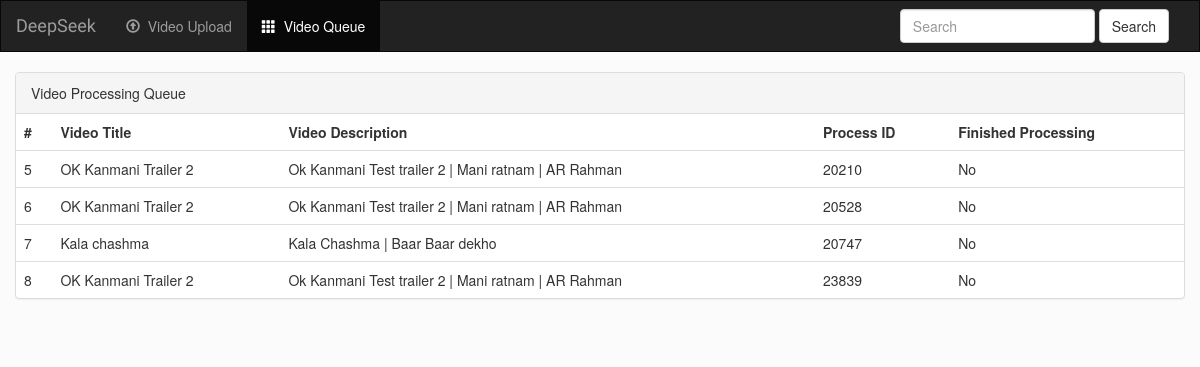
The page /deepseek/video/queue/ on the database as committed earlier.
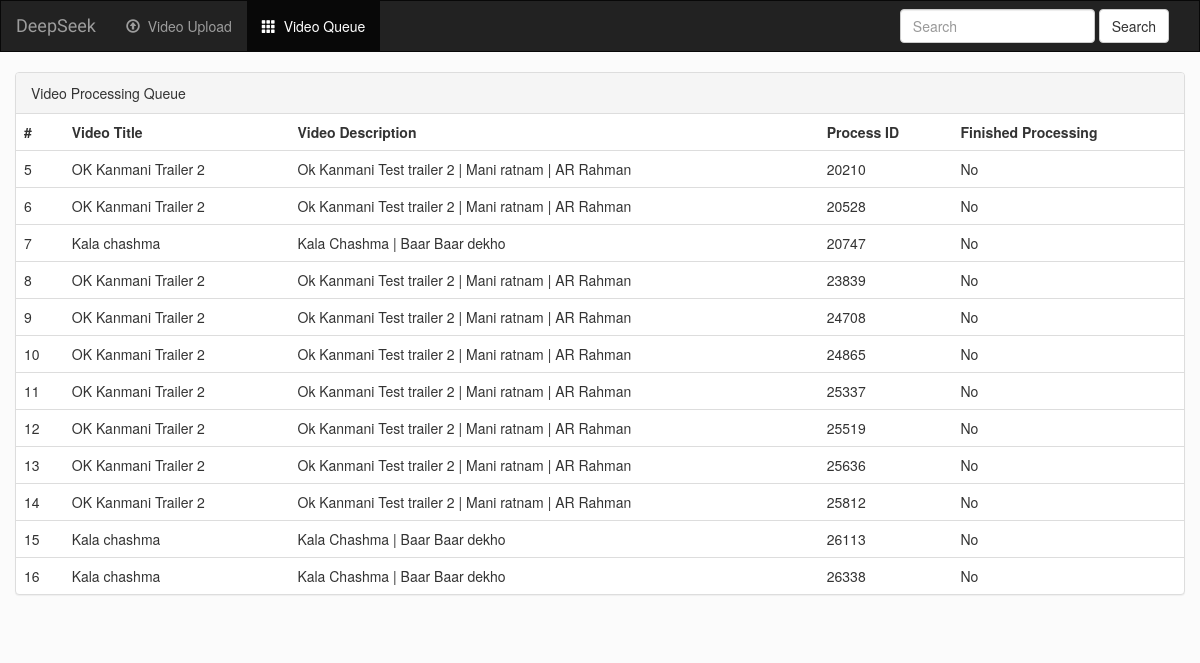
The same page on the database as committed later.
### deepseek/models.py (models this page shows, shortened)
class Video(models.Model):
	name = models.CharField(max_length=250)
	description = models.CharField(max_length=500)
	video_path = models.FileField(upload_to='temp')
	process_id = models.IntegerField(default=0)
	is_finish_process = models.BooleanField(default=False)

### deepseek/views.py (the view)
# urls.py: url(r'video/queue/', views.VideoQueue, name='video-queue'),
def VideoQueue(request):
	queue = Video.objects.filter(process_id__gt = 0)
	return render(request, 'deepseek/queue.html', { 'queue_list': queue })

### deepseek/templates/deepseek/queue.html (shortened to what this page needs)
{% extends 'deepseek/base.html' %}
{% block video_queue %} active {% endblock %}
{% block body %}
<div class="row">
<div class="panel panel-default">
  <div class="panel-heading">Video Processing Queue</div>
  <table class="table">
  <tr>
  	<th>#</th>
  	<th>Video Title</th>
  	<th>Video Description</th>
  	<th>Process ID</th>
  	<th>Finished Processing</th>
  </tr>
  {% for video in queue_list %}
  <tr>
  	<td>{{ video.id }}</td>
  	<td>{{ video.name }}</td>
  	<td>{{ video.description }}</td>
  	<td>{{ video.process_id }}</td>
  	{% if video.is_finish_process %}
  		<td>Yes</td>
  	{% else %}
  		<td>No</td>
  	{% endif %}
  </tr>
  {% endfor %}
  </table>
</div>
</div>
<br>
{% endblock %}

Rows that differ between the two databases and show on the page:
added Video: id "9", name "OK Kanmani Trailer 2", description "Ok Kanmani Test trailer 2 | Mani ratnam | AR Rahman", process_id "24708", is_finish_process "No"
added Video: id "10", name "OK Kanmani Trailer 2", description "Ok Kanmani Test trailer 2 | Mani ratnam | AR Rahman", process_id "24865", is_finish_process "No"
added Video: id "11", name "OK Kanmani Trailer 2", description "Ok Kanmani Test trailer 2 | Mani ratnam | AR Rahman", process_id "25337", is_finish_process "No"
added Video: id "12", name "OK Kanmani Trailer 2", description "Ok Kanmani Test trailer 2 | Mani ratnam | AR Rahman", process_id "25519", is_finish_process "No"
added Video: id "13", name "OK Kanmani Trailer 2", description "Ok Kanmani Test trailer 2 | Mani ratnam | AR Rahman", process_id "25636", is_finish_process "No"
added Video: id "14", name "OK Kanmani Trailer 2", description "Ok Kanmani Test trailer 2 | Mani ratnam | AR Rahman", process_id "25812", is_finish_process "No"
added Video: id "15", name "Kala chashma", description "Kala Chashma | Baar Baar dekho", process_id "26113", is_finish_process "No"
added Video: id "16", name "Kala chashma", description "Kala Chashma | Baar Baar dekho", process_id "26338", is_finish_process "No"
